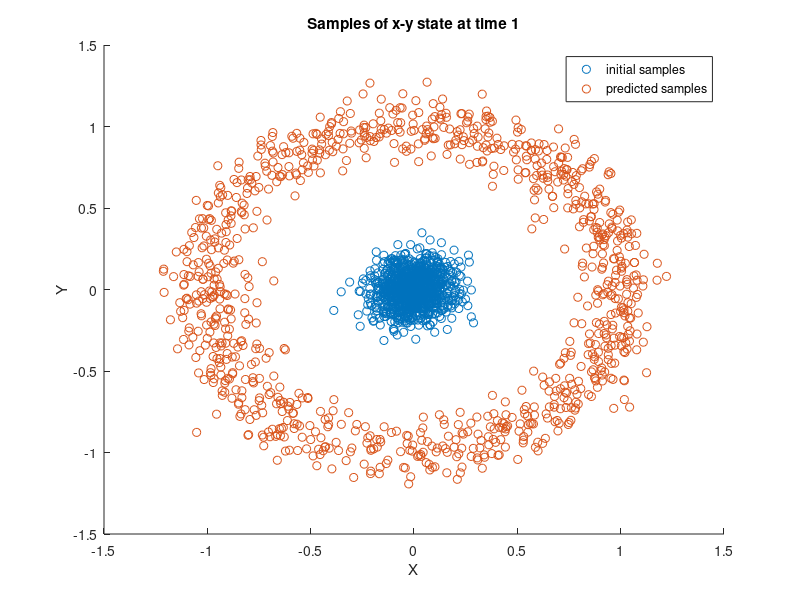
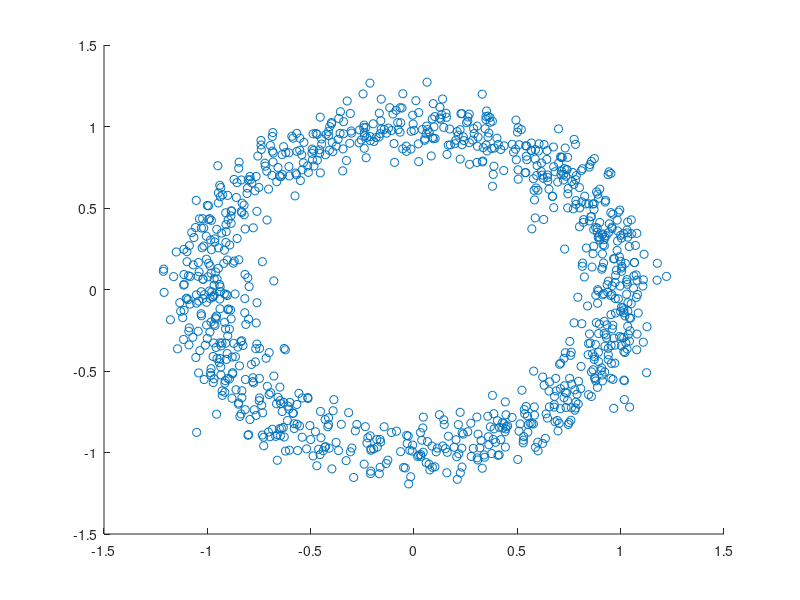

Here is the MATLAB script that generated these plots, in order: (Note: this script raises an error after producing the figures.)
%% 2d
% Number of samples
num_samples = 1000;

% Draw samples from Gaussian distribution
initial_samples = mvnrnd([0; 0; 0], [0.01, 0, 0; 0, 0.01, 0; 0, 0, 10000], num_samples);

% Plot 3D samples
figure;
% scatter3(initial_samples(:, 1), initial_samples(:, 2), initial_samples(:, 3), 'b.');
scatter(initial_samples(:, 1), initial_samples(:, 2), 'b.');
xlabel('X');
ylabel('Y');
zlabel('Theta');
title('Samples from Gaussian Distribution');

% Propagate samples according to motion equation
propagated_samples = zeros(num_samples, 3);
for i = 1:num_samples
    % Motion model (assuming distance covered in one time step is 1)
    propagated_samples(i, :) = initial_samples(i, :) + [cos(initial_samples(i, 3)), sin(initial_samples(i, 3)), 0];
end

% Hold on to keep the current plot and add new plots
hold on;

% Plot 2D samples at time 1
scatter(propagated_samples(:, 1), propagated_samples(:, 2), 'r.');
xlabel('X');
ylabel('Y');
title('Samples of x-y state at time 1');
legend('initial samples', 'predicted samples');
% Release the hold
hold off;


% the radius in each direction is the standard deviation σ_x and σ_y parametrized by a scale factor s, 
% known as the Mahalanobis radius of the ellipsoid

% We can solve this equation using a χ^2 table or using Matlab function s=chi2inv(p, 2) or simply:
% s= -2log(1-p)

% Constants
dt = 1;  % time step
Q = diag([0, 0, 0]);  % process noise covariance
R = diag([0.1, 0.1]);  % measurement noise covariance (assumed values)

% Initial state estimate
x_hat = [0; 0; 0];
% Initial state covariance
P = [0.01, 0, 0; 0, 0.01, 0; 0, 0, 10000];

% Simulation parameters
num_steps = 1;  % number of steps

% Measurement Noise Covariance
R_measurement = 0.01;

% Kalman Filter Loop
for k = 1:num_steps
    v_x = 1;
    w = 0;       % omega = 0
    % Prediction Step
    x_bar = x_hat + [v_x*dt*cos(x_hat(3,1)); v_x*dt*sin(x_hat(3,1)); w*dt];  % since there is no control input, the state remains the same
    G = [1 0 -v_x*dt*sin(x_hat(3,1)); 0 1 v_x*dt*cos(x_hat(3,1)); 0 0 1];  % state transition matrix (no change in state)

    % Update Covariance
    P_bar = G * P * G' + Q;

    % Store predicted state and covariance
    predicted_states(k, :) = x_bar;
    predicted_covariances(k, :, :) = P_bar;
    
%     hold on
%     for k = 1:num_steps
%         plotErrorEllipse(predicted_states(k, 1:2), squeeze(predicted_covariances(k, 1:2, 1:2)), 0.95);
%     end
    hold off
    
    % Simulate a noisy measurement generate based on a normal distribution with mean 0 and standard deviation
    d = sqrt(x_bar(1)^2 + x_bar(2)^2); 
%     theta = atan2(x_bar(2), x_bar(1));
     R_measurment = 0.0001;
    E = mvnrnd(0, R_measurment);
    z_k = d + E; % Noisy measurment
%     z_k = [d; theta] + E; % Noisy measurment

    x = x_bar(1, :);
    y = x_bar(2, :);
    % Compute partial derivatives
    partial_d_x = x / sqrt(x^2 + y^2);
    partial_d_y = y / sqrt(x^2 + y^2);
    
    partial_theta_x = -y / (x^2 + y^2);
    partial_theta_y = x / (x^2 + y^2);
    
    % Construct Jacobian matrix H
    H = [partial_d_x, partial_d_y, 0];

% H = [1 0];
    h_xk_bar = H * x_bar;

    % Kalman Gain
    S = H * P_bar * H' + R_measurement;
    K = P_bar * H' / S;

    % Update State Estimate
    y = z_k - h_xk_bar;
    x_hat_up = x_bar + K * y;

    % Update Covariance
    P_up = (eye(3) - K * H) * P_bar;

    
    % Store updated state and covariance
    updated_states(k, :) = x_hat_up;
    updated_covariances(k, :, :) = P_up;
end


% Plotting Part (c) - Propagated samples and error ellipse for predicted step
figure;
scatter(propagated_samples(:, 1), propagated_samples(:, 2), 'b.');
hold on;
for k = 1:num_steps
    plotErrorEllipse(predicted_states(k, 1:2), squeeze(predicted_covariances(k, 1:2, 1:2)), 0.95);
end
xlabel('X');
ylabel('Y');
title('Propagated Samples and Predicted Error Ellipse');
legend('propagated samples', 'Error in prediction');
hold off;

% Plotting Part (d) - Propagated samples, error ellipse for predicted step, and error ellipse for updated step
figure;
scatter(propagated_samples(:, 1), propagated_samples(:, 2), 'b.', 'DisplayName', 'Propagated Samples');
hold on;
for k = 1:num_steps
    plotErrorEllipse(predicted_states(k, 1:2), squeeze(predicted_covariances(k, 1:2, 1:2)), 0.95);
end
for k = 1:num_steps
    plotErrorEllipse(updated_states(k, 1:2), squeeze(updated_covariances(k, 1:2, 1:2)), 0.95);
end
xlabel('X');
ylabel('Y');
title('Propagated Samples with Predicted and Updated Error Ellipse');
legend('propagated samples', 'Error in prediction', 'Error in Measurment');
hold off;

